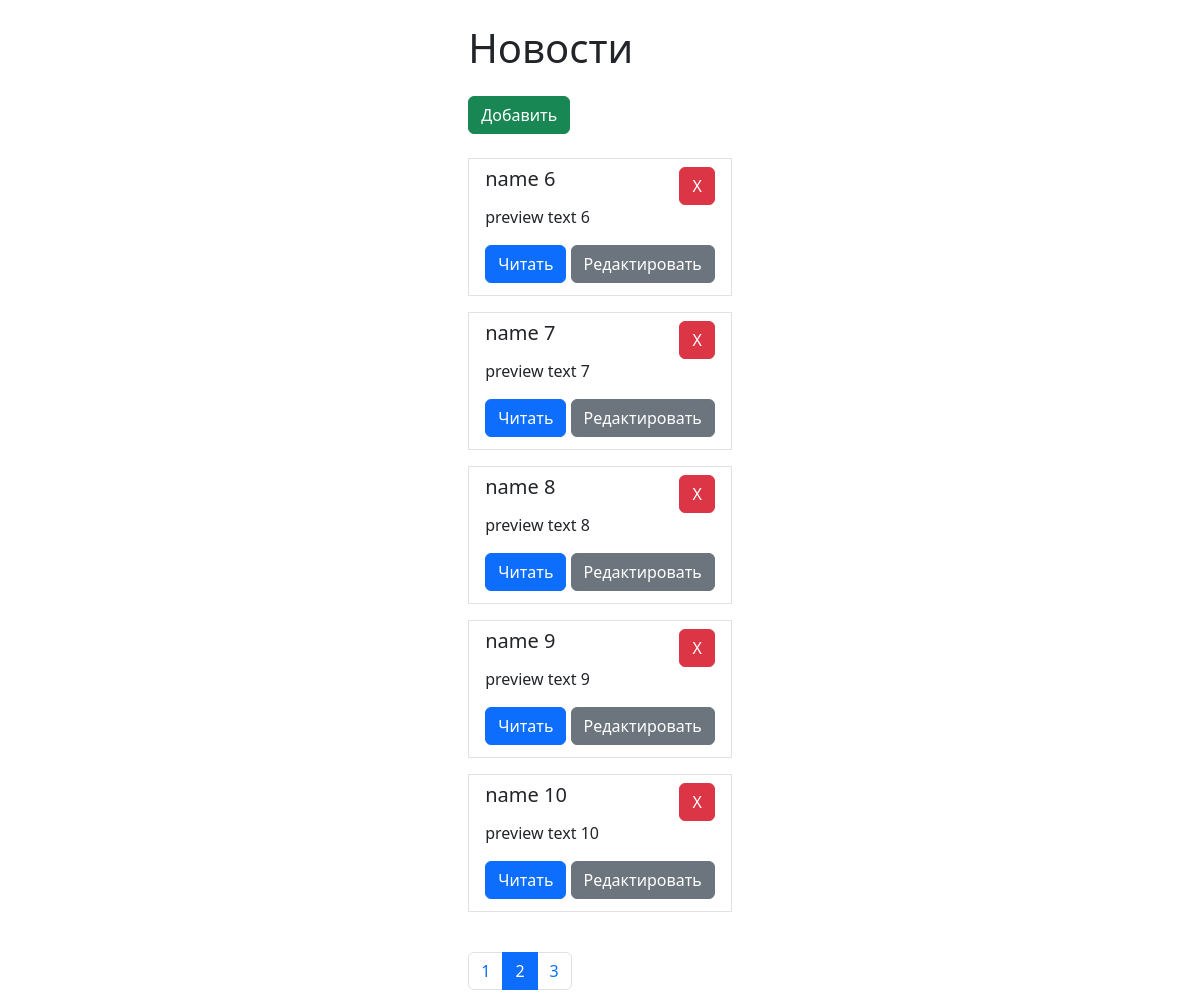
Before: /?page=2 with the older database file.
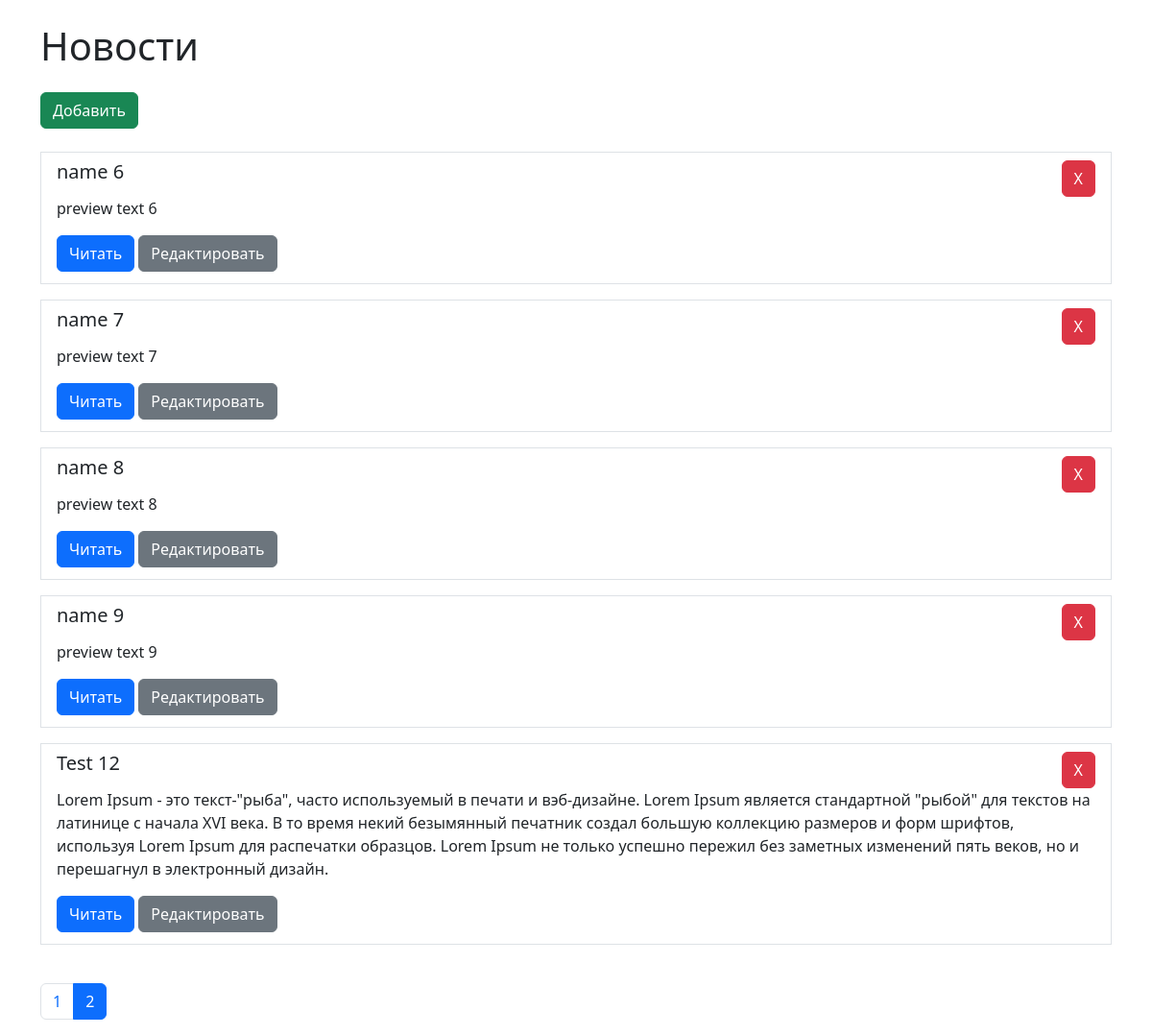
After: the same page with the newer database file.
### tables this page shows
CREATE TABLE news (
    id INTEGER PRIMARY KEY AUTOINCREMENT,
    name TEXT,
    preview TEXT,
    detail TEXT
);

### kernel/View/View.php (called while the page is built, shortened)
<?php
class View
{
    public function show(string $name, array $data = []): void
    {
        $viewPath = APP_PATH."/views/$name.php";
        extract($data);
        include_once $viewPath;
    }
}

### kernel/Controller/Controller.php (called while the page is built, shortened)
<?php
abstract class Controller
{
    private View $view;
    private Request $request;
    private Database $database;
    public function setView(View $view): void
    {
        $this->view = $view;
    }
    public function view(string $name, array $data = []): void
    {
        $this->view->show($name, $data);
    }
    public function setRequest(Request $request): void
    {
        $this->request = $request;
    }
    public function request(): Request
    {
        return $this->request;
    }
    public function setDatabase(Database $database): void
    {
        $this->database = $database;
    }
    public function db(): Database
    {
        return $this->database;
    }
}

### src/Controllers/NewsController.php (called while the page is built, shortened)
<?php
class NewsController extends Controller
{
    public function index(): void
    {
        $news = $this->db()->paginated('news', (int) $this->request()->input('page', 1));
        $this->view('home', [
            'news' => $news,
        ]);
    }
}

### kernel/App.php (called while the page is built, shortened)
<?php
class App
{
    private Container $container;
    public function __construct()
    {
        $this->container = new Container();
    }
    public function init(): void
    {
        $this->container->router->dispatch(
            $this->container->request->uri(),
            $this->container->request->method()
        );
    }
}

### public/index.php (called while the page is built, shortened)
<?php
$app = new App();
$app->init();

### kernel/Http/Request.php (called while the page is built, shortened)
<?php
class Request
{
    public function input(string $key, $default = null): mixed
    {
        return $this->post[$key] ?? $this->get[$key] ?? $default;
    }
}

### kernel/Database/Database.php (called while the page is built, shortened)
<?php
class Database
{
    private \PDO $pdo;
    private function connect(): void
    {
        $path = $this->config->get('DB_PATH');
        try {
            $this->pdo = new \PDO("sqlite:" . $path);
        } catch (\PDOException $exception) {
            exit($exception->getMessage());
        }
    }
    public function paginated(string $table, int $page): array|bool
    {
        $result = [];
        $sql = "SELECT count(id) FROM $table";
        $stmt = $this->pdo->prepare($sql);
        try {
            $stmt->execute();
        } catch (\PDOException $exception) {
            return false;
        }
        while ($row = $stmt->fetch(\PDO::FETCH_ASSOC)) {
            $result['total'] = $row['count(id)'];
        }
        $result['count_pages'] = ceil($result['total'] / 5);
        $offset = ($page - 1) * 5;
        $result['current_page'] = $page;
        $sql = "SELECT * FROM $table LIMIT 5 OFFSET $offset";
        $stmt = $this->pdo->prepare($sql);
        try {
            $stmt->execute();
        } catch (\PDOException $exception) {
            return false;
        }
        while ($row = $stmt->fetch(\PDO::FETCH_ASSOC)) {
            $result['items'][] = [
                'id' => $row['id'],
                'name' => $row['name'],
                'preview' => $row['preview'],
                'detail' => $row['detail'],
            ];
        }
        return $result;
    }
}

### config/config.php (called while the page is built)
<?php
return [
    'DB_PATH' => APP_PATH . '\db.sqlite',
];

### kernel/Config/Config.php (called while the page is built, shortened)
<?php
class Config
{
    public function get(string $key, $default = null): mixed
    {
        $config = require APP_PATH."/config/config.php";
        return $config[$key] ?? $default;
    }
}

### views/home.php (the view, shortened to what this page needs)
<?php include_once 'includes/header.php'
?>
<div>
    <h1 class="title mt-4 mb-4">Новости</h1>
    <a class="btn btn-success" href="/news/create">Добавить</a>
    <div class="list-group mt-4">
        <?php if (!empty($news['items'])):?>
            <?php foreach ($news['items'] as $item): ?>
                <div class="mb-3">
                    <div class="list-group-item list-group-item-action">
                        <div class="d-flex w-100 justify-content-between">
                            <h5 class="mb-1"><?= $item['name'] ?></h5>
                            <form action="/news/destroy?page=<?= $news['current_page'] ?>"  method="post">
                                <button type="submit" class="btn btn-danger">X</button>
                            </form>
                        </div>
                        <p class="mb-1"><?= $item['preview'] ?></p>
                        <div class="mt-3 mb-1">
                            <a href="/news/show?id=<?= $item['id'] ?>" class="btn btn-primary">Читать</a>
                            <a href="/news/edit?id=<?= $item['id'] ?>" class="btn btn-secondary">Редактировать</a>
                        </div>
                    </div>
                </div>
            <?php endforeach?>
        <?php else:?>
            <h5 class="title">Нет новостей</h5>
        <?php endif?>
    </div>
    <nav class="mt-4">
        <ul class="pagination">
            <?php for($i = 1; $i <= $news['count_pages']; $i++):?>
                <li class="page-item <?= $i === $news['current_page'] ? 'active' : ''?>"><a class="page-link" href="?page=<?= $i ?>"><?= $i ?></a></li>
            <?php endfor?>
        </ul>
    </nav>
</div>
<?php include_once 'includes/footer.php'?>

Changed rows visible on the page:
removed news: name "name 10", preview "preview text 10"
now on this page (row edited): news: name "Test 12", preview "Lorem Ipsum - это текст-\"рыба\", часто используемый в печати и вэб-дизайне. Lorem Ipsum является стандартной \"рыбой\" для текстов на латинице с начала XVI века. В то время некий безымянный печатник создал большую коллекцию размеров и форм шрифтов, используя Lorem Ipsum для распечатки образцов. Lorem Ipsum не только успешно пережил без заметных изменений пять веков, но и перешагнул в электронный дизайн."
Other visible differences:
list line gone: "3"
